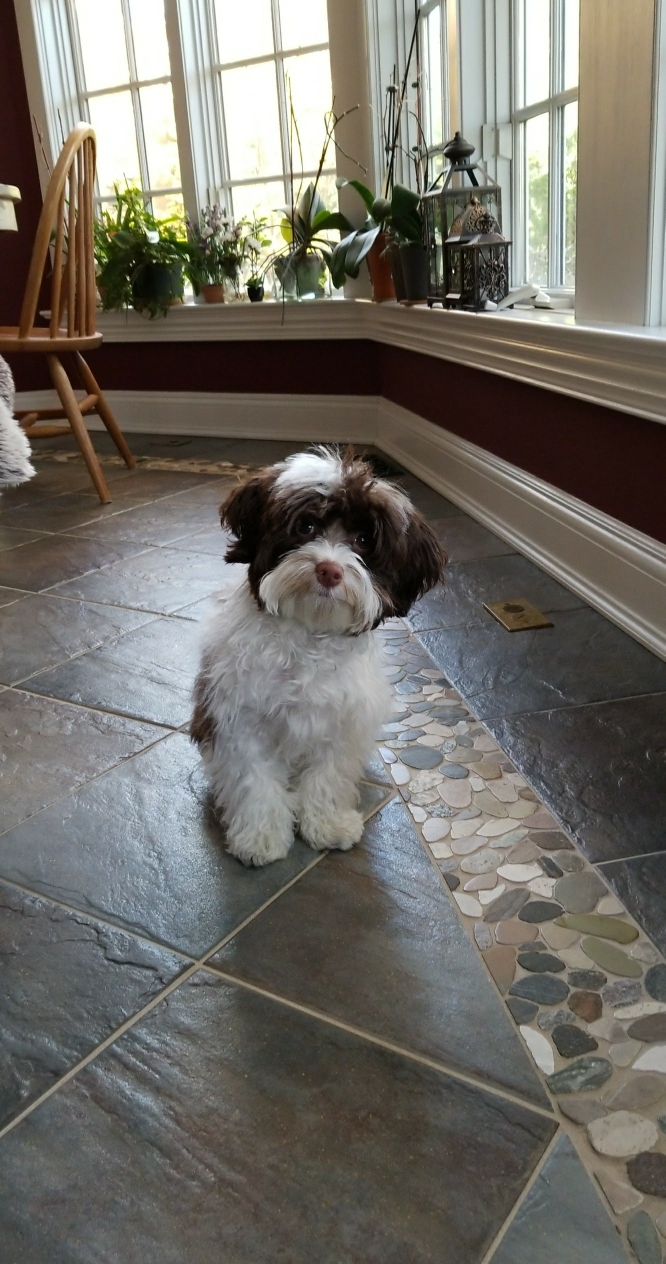
#> input picture large_codebases/using libraries/imgs/img.jpg, 1331 x 2527 px (shown at 1/2 size)
$ python img.py   (older library calls are emulated)
#> lines starting #> are read from the running program, lines starting #| are printed output that depends on the picture
from PIL import Image, ImageDraw, ImageFont
from pathlib import Path
import os


def find_font_size(text, font, image, target_width_ratio):
    tested_font_size = 100
    tested_font = ImageFont.truetype(font, tested_font_size)
    observed_width, observed_height = get_text_size(text, image, tested_font)
    estimated_font_size = tested_font_size / (observed_width / image.width) * target_width_ratio
    return round(estimated_font_size)

def get_text_size(text, image, font):
    im = Image.new('RGB', (image.width, image.height))
    draw = ImageDraw.Draw(im)
    return draw.textsize(text, font)

def generate_postcard(in_path, out_path, message=None, crop=None, width=None):
    """Create a Postcard With a Text Greeting

    Arguments:
        in_path {str} -- the file location for the input image.
        out_path {str} -- the desired location for the output image.
        crop {tuple} -- The crop rectangle, as a (left, upper, right, lower)-tuple. Default=None.
        width {int} -- The pixel width value. Default=None.
    Returns:
        str -- the file path to the output image.
    """
#> called with in_path = './imgs/img.jpg', out_path = './imgs/'
    if not out_path:
        output_path = "./"
    if not os.path.exists(in_path):
        raise Exception("File not found")

    with Image.open(in_path) as img:
#> img is the input picture: PIL image 1331x2527 RGB; mean R, G, B 112.2, 109, 102.2
        width, height = img.size
#> width = 1331; height = 2527
        (left, upper, right, lower) = (3*width/9, 3*height/9, 6*width/9, 5*height/9)
#> left = 443.7; upper = 842.3; right = 887.3; lower = 1403.9
        im_crop = img.crop((left, upper, right, lower))
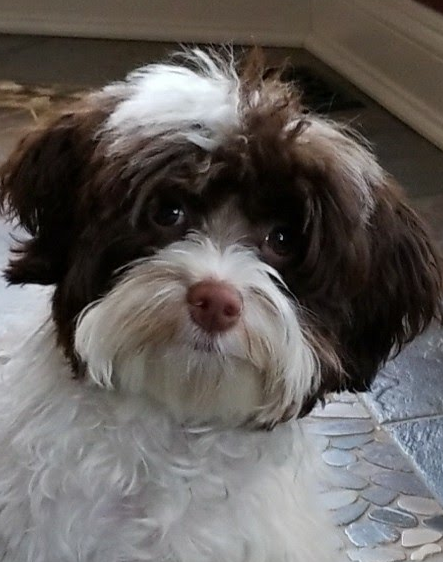
#> im_crop: PIL image 443x562 RGB; mean R, G, B 99.6, 94.8, 92
        width, height = im_crop.size
#> width = 443; height = 562
        new_image = im_crop.resize((width*2, height*2))

        draw = ImageDraw.Draw(new_image)
        text = 'woof!!!'
        width_ratio = 0.5  # Portion of the image the text width should be (between 0 and 1)
        font_family = "arial.ttf"
        font_size = find_font_size(text, font_family, new_image, width_ratio)
#> in get_text_size, `im = Image.new('RGB', (image.width, image.height))`: im: PIL image 886x1124 RGB; every value is 0
#> in find_font_size, `observed_width, observed_height = get_text_size(text, image, tested_fo..`: observed_width = 360; observed_height = 94
#> in find_font_size, `estimated_font_size = tested_font_size / (observed_width / image.width..`: estimated_font_size = 123.1
#> font_size = 123
        font = ImageFont.truetype(font_family, int(font_size*1.3))
        draw.text((width/5, height/5), text, font=font, fill ="red")
        new_image.show()
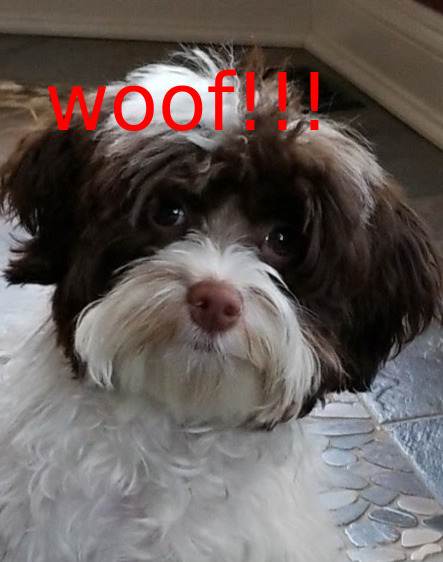
#> shown: PIL image 886x1124 RGB (shown at 1/2 size); mean R, G, B 101.7, 92.4, 89.6
        out_path = os.path.join(out_path, "outputimage.jpg")
        new_image.save(out_path)

    return out_path

if __name__=='__main__':
    print(generate_postcard('./imgs/img.jpg', './imgs/'))
